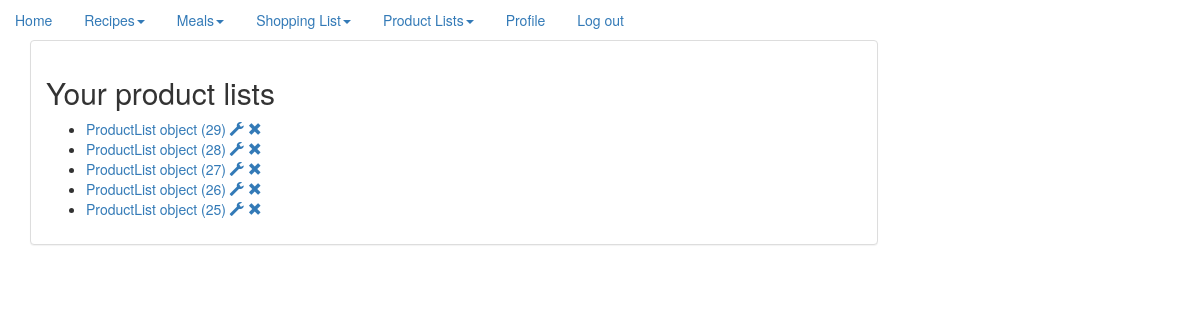
/product_lists/ (signed in), run on the app's committed database.
### recipe/models.py (models this page shows)
class ProductList(models.Model):
    user = models.ForeignKey(User, on_delete=models.CASCADE)
    quantity = models.IntegerField()
    items = models.ForeignKey(ProductDetails)
    card = models.CharField(max_length=1024, blank=True)
    class Meta:
        ordering = ["-id"]

### website/views.py (the view)
# urls.py: url(r'^product_lists/', ShowProductLists.as_view()),
class ShowProductLists(LoginRequiredMixin, ListView):
    context_object_name = 'product_list'
    queryset = ProductList.objects.all()
    def get_context_data(self, **kwargs):
        queryset = ProductList.objects.filter(user=self.request.user)
        context = {
            'paginator': None,
            'page_obj': None,
            'is_paginated': False,
            'object_list': queryset,
        }
        context.update(kwargs)
        return context

### templates/recipe/productlist_list.html
{% extends "base.html" %}
{% block content %}
    <h2>Your product lists</h2>
    <ul>
        {% for product_list in object_list %}
            <li><a href="/product/{{ product_list.id }}">{{ product_list }} </a>
                <a href="/edit_product/{{ product_list.id }}"><span class="glyphicon glyphicon glyphicon-wrench"
                                                                    aria-hidden="true"></span></a>
                <a href="/delete_product/{{ product_list.id }}"><span
                        class="glyphicon glyphicon glyphicon-remove"
                        aria-hidden="true"></span></a>
            </li>
        {% endfor %}
    </ul>
{% endblock %}

### data on the page
ProductList: id "ProductList object (29)"
ProductList: id "ProductList object (28)"
ProductList: id "ProductList object (27)"
ProductList: id "ProductList object (26)"
ProductList: id "ProductList object (25)"
